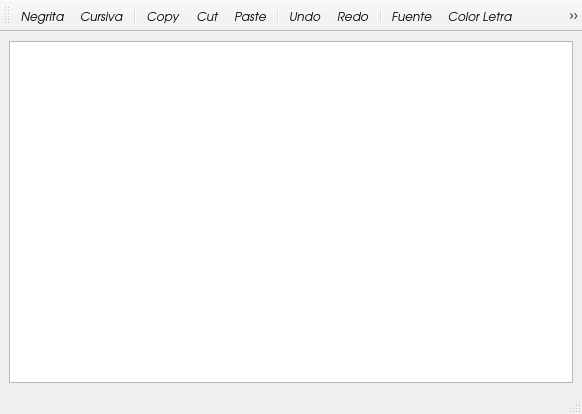
<?xml version="1.0" encoding="UTF-8"?>
<ui version="4.0">
 <class>Editor</class>
 <widget class="QMainWindow" name="Editor">
  <property name="enabled">
   <bool>true</bool>
  </property>
  <property name="geometry">
   <rect>
    <x>0</x>
    <y>0</y>
    <width>582</width>
    <height>414</height>
   </rect>
  </property>
  <property name="font">
   <font>
    <family>URW Gothic L</family>
    <italic>true</italic>
   </font>
  </property>
  <property name="windowTitle">
   <string>Texto</string>
  </property>
  <widget class="QWidget" name="centralwidget">
   <layout class="QHBoxLayout" name="horizontalLayout">
    <item>
     <widget class="QTextEdit" name="textEdit">
      <property name="font">
       <font>
        <family>URW Gothic L</family>
        <pointsize>8</pointsize>
        <italic>true</italic>
       </font>
      </property>
      <property name="tabChangesFocus">
       <bool>false</bool>
      </property>
      <property name="html">
       <string>&lt;!DOCTYPE HTML PUBLIC &quot;-//W3C//DTD HTML 4.0//EN&quot; &quot;http://www.w3.org/TR/REC-html40/strict.dtd&quot;&gt;
&lt;html&gt;&lt;head&gt;&lt;meta name=&quot;qrichtext&quot; content=&quot;1&quot; /&gt;&lt;style type=&quot;text/css&quot;&gt;
p, li { white-space: pre-wrap; }
&lt;/style&gt;&lt;/head&gt;&lt;body style=&quot; font-family:'URW Gothic L'; font-size:8pt; font-weight:400; font-style:italic;&quot;&gt;
&lt;p style=&quot;-qt-paragraph-type:empty; margin-top:0px; margin-bottom:0px; margin-left:0px; margin-right:0px; -qt-block-indent:0; text-indent:0px; font-family:'Sans'; font-size:9pt; font-style:normal;&quot;&gt;&lt;br /&gt;&lt;/p&gt;&lt;/body&gt;&lt;/html&gt;</string>
      </property>
     </widget>
    </item>
   </layout>
  </widget>
  <widget class="QStatusBar" name="BarraEstado"/>
  <widget class="QToolBar" name="BarraHerramientas">
   <property name="windowTitle">
    <string>toolBar</string>
   </property>
   <attribute name="toolBarArea">
    <enum>TopToolBarArea</enum>
   </attribute>
   <attribute name="toolBarBreak">
    <bool>false</bool>
   </attribute>
   <addaction name="actionNegrita"/>
   <addaction name="actionCursiva"/>
   <addaction name="separator"/>
   <addaction name="action_Copiar"/>
   <addaction name="actionCut"/>
   <addaction name="actionPaste"/>
   <addaction name="separator"/>
   <addaction name="action_Undo"/>
   <addaction name="actionRedo"/>
   <addaction name="separator"/>
   <addaction name="actionFuente"/>
   <addaction name="actionColor_Letra"/>
   <addaction name="actionColor_Fondo"/>
   <addaction name="separator"/>
   <addaction name="actionJustificar"/>
   <addaction name="actionDerecha"/>
   <addaction name="actionIzquierda"/>
   <addaction name="actionCentrar"/>
  </widget>
  <action name="action_Quit">
   <property name="text">
    <string>&amp;Quit</string>
   </property>
   <property name="shortcut">
    <string>Ctrl+Q</string>
   </property>
  </action>
  <action name="action_Undo">
   <property name="icon">
    <iconset resource="iconosEditor.qrc">
     <normaloff>:/dibujos/iconos/backward.png</normaloff>:/dibujos/iconos/backward.png</iconset>
   </property>
   <property name="text">
    <string>&amp;Undo</string>
   </property>
   <property name="shortcut">
    <string>Ctrl+Z</string>
   </property>
  </action>
  <action name="action_Copiar">
   <property name="icon">
    <iconset resource="iconosEditor.qrc">
     <normaloff>:/dibujos/iconos/copy.png</normaloff>:/dibujos/iconos/copy.png</iconset>
   </property>
   <property name="text">
    <string>Copy</string>
   </property>
   <property name="shortcut">
    <string>Ctrl+C</string>
   </property>
  </action>
  <action name="actionCut">
   <property name="icon">
    <iconset resource="iconosEditor.qrc">
     <normaloff>:/dibujos/iconos/cut.png</normaloff>:/dibujos/iconos/cut.png</iconset>
   </property>
   <property name="text">
    <string>Cut</string>
   </property>
   <property name="shortcut">
    <string>Ctrl+X</string>
   </property>
  </action>
  <action name="actionPaste">
   <property name="icon">
    <iconset resource="iconosEditor.qrc">
     <normaloff>:/dibujos/iconos/paste.png</normaloff>:/dibujos/iconos/paste.png</iconset>
   </property>
   <property name="text">
    <string>Paste</string>
   </property>
   <property name="shortcut">
    <string>Ctrl+V</string>
   </property>
  </action>
  <action name="actionInfo">
   <property name="text">
    <string>Info</string>
   </property>
  </action>
  <action name="actionRedo">
   <property name="icon">
    <iconset resource="iconosEditor.qrc">
     <normaloff>:/dibujos/iconos/forward.png</normaloff>:/dibujos/iconos/forward.png</iconset>
   </property>
   <property name="text">
    <string>Redo</string>
   </property>
   <property name="shortcut">
    <string>Ctrl+Shift+Z</string>
   </property>
  </action>
  <action name="actionFuente">
   <property name="icon">
    <iconset resource="iconosEditor.qrc">
     <normaloff>:/dibujos/iconos/fuente.png</normaloff>:/dibujos/iconos/fuente.png</iconset>
   </property>
   <property name="text">
    <string>Fuente</string>
   </property>
  </action>
  <action name="actionColor_Letra">
   <property name="icon">
    <iconset resource="iconosEditor.qrc">
     <normaloff>:/dibujos/iconos/color_letra.png</normaloff>:/dibujos/iconos/color_letra.png</iconset>
   </property>
   <property name="text">
    <string>Color Letra</string>
   </property>
  </action>
  <action name="actionColor_Fondo">
   <property name="icon">
    <iconset resource="iconosEditor.qrc">
     <normaloff>:/dibujos/iconos/color_fondo.png</normaloff>:/dibujos/iconos/color_fondo.png</iconset>
   </property>
   <property name="text">
    <string>Color Fondo</string>
   </property>
  </action>
  <action name="actionJustificar">
   <property name="icon">
    <iconset resource="iconosEditor.qrc">
     <normaloff>:/dibujos/iconos/justificar.png</normaloff>:/dibujos/iconos/justificar.png</iconset>
   </property>
   <property name="text">
    <string>Justificar</string>
   </property>
  </action>
  <action name="actionDerecha">
   <property name="icon">
    <iconset resource="iconosEditor.qrc">
     <normaloff>:/dibujos/iconos/alinear_derecha.png</normaloff>:/dibujos/iconos/alinear_derecha.png</iconset>
   </property>
   <property name="text">
    <string>Derecha</string>
   </property>
  </action>
  <action name="actionIzquierda">
   <property name="icon">
    <iconset resource="iconosEditor.qrc">
     <normaloff>:/dibujos/iconos/alinear_izquierda.png</normaloff>:/dibujos/iconos/alinear_izquierda.png</iconset>
   </property>
   <property name="text">
    <string>Izquierda</string>
   </property>
  </action>
  <action name="actionCentrar">
   <property name="icon">
    <iconset resource="iconosEditor.qrc">
     <normaloff>:/dibujos/iconos/centrado.png</normaloff>:/dibujos/iconos/centrado.png</iconset>
   </property>
   <property name="text">
    <string>Centrar</string>
   </property>
  </action>
  <action name="actionNegrita">
   <property name="icon">
    <iconset resource="iconosEditor.qrc">
     <normaloff>:/dibujos/iconos/negrita.png</normaloff>:/dibujos/iconos/negrita.png</iconset>
   </property>
   <property name="text">
    <string>Negrita</string>
   </property>
  </action>
  <action name="actionCursiva">
   <property name="icon">
    <iconset resource="iconosEditor.qrc">
     <normaloff>:/dibujos/iconos/cursiva.png</normaloff>:/dibujos/iconos/cursiva.png</iconset>
   </property>
   <property name="text">
    <string>Cursiva</string>
   </property>
  </action>
 </widget>
 <resources>
  <include location="iconosEditor.qrc"/>
 </resources>
 <connections/>
</ui>
